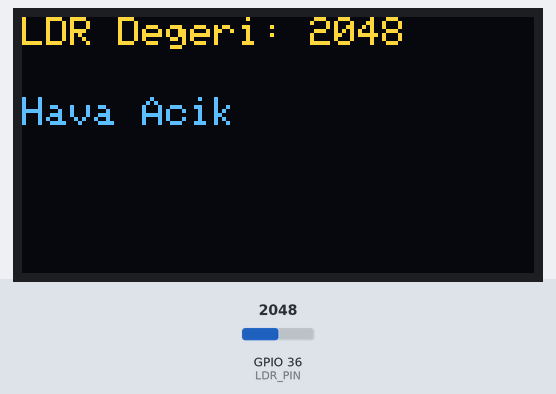
Simulated run of this sketch. Board: ESP32. On the bench: 128×64 one-colour display. The inputs (shaded band) are chosen by the test bench; at power-on: GPIO 36 (LDR_PIN) = 2048. The OLED is the two-colour kind (top 16 rows yellow).

Above: at 1.8 s.
1.9 s: GPIO 36 (LDR_PIN) set to 2866
At 2.6 s:
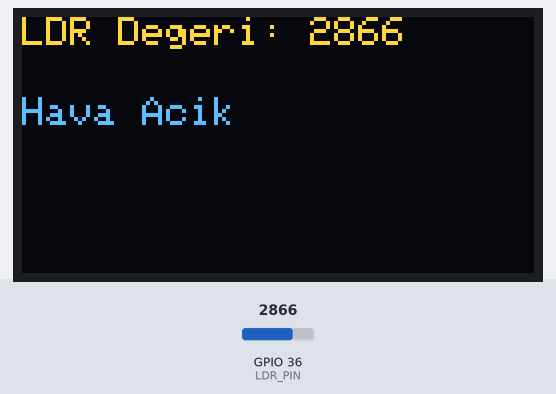
3.6 s: GPIO 36 (LDR_PIN) set to 109
At 4.8 s:
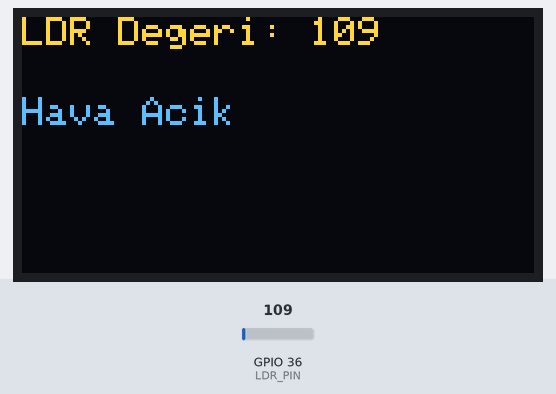
5.6 s: GPIO 36 (LDR_PIN) set to 100
At 7.0 s:
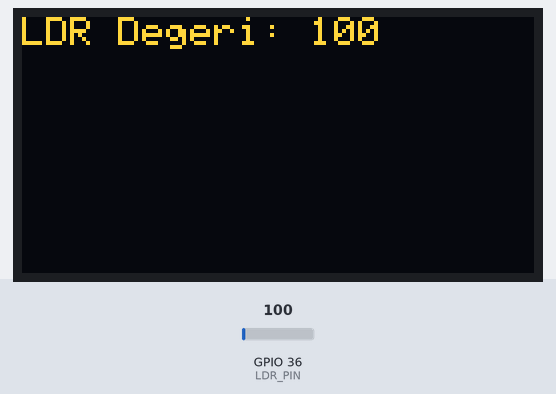
7.7 s: GPIO 36 (LDR_PIN) set to 0
At 9.2 s:
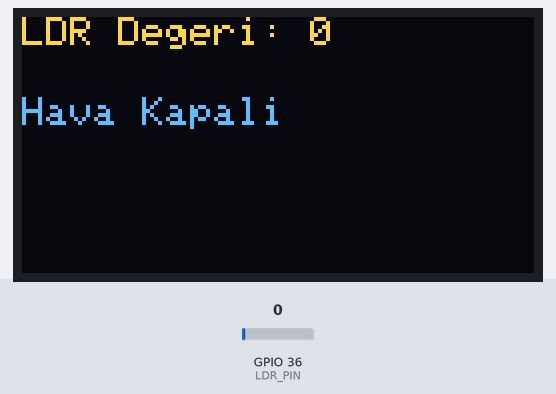
Timing chart, 0 to 10.7 s (numbered marks = the images above; inputs shaded):
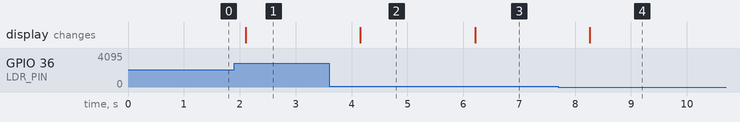

The sketch:

08.ledEkranaLdrYorumla.ino
```cpp
#include <Wire.h>                   // I2C bağlantı kütüphanesini yükle
#include <Adafruit_GFX.h>           // Ekrana şekil çizimi için kütüphane yükle
#include <Adafruit_SSD1306.h>       // Ekrana yazı yazma için kütüphane yükle

#define SCREEN_WIDTH 128            // Ekran genişiliğini belirle
#define SCREEN_HEIGHT 64            // Ekran yüksekliğini belirle

// SDA ve SCL pinlerini tanımla
#define SDA_PIN 12
#define SCL_PIN 14

// LDR pinini tanımla
#define LDR_PIN A0                  // Analog pinler daima input olduğundan, setup'ta pinMode ile çalışma türünü belirtmeye gerek kalmaz

// OLED ekranını başlat
Adafruit_SSD1306 display(SCREEN_WIDTH, SCREEN_HEIGHT, &Wire, -1);

void setup() {
  // I2C bağlantısını başlat
  Wire.begin(SDA_PIN, SCL_PIN);

  // OLED ekranını başlat
  if(!display.begin(SSD1306_SWITCHCAPVCC, 0x3C)) {
    Serial.println(F("SSD1306 başlatılamadı!"));
    while(true);
  }

  // Ekranı temizle
  display.clearDisplay();
  // Yazı tipi boyutunu ayarla
  display.setTextSize(1);
  display.setTextColor(SSD1306_WHITE);
}

void loop() {
  int ldrValue = analogRead(LDR_PIN);

  // Ekranı temizle
  display.clearDisplay();

  // Yazı tipi boyutunu ayarla
  display.setTextSize(1);
  display.setTextColor(SSD1306_WHITE);

  // LDR değerini ekrana yaz
  display.setCursor(0, 0);
  display.print("LDR Degeri: ");
  display.println(ldrValue);

  // Aydınlığa göre hava durumu mesajını ekrana yaz
  if (ldrValue > 100) {
    display.setCursor(0, 20);
    display.println("Hava Acik");
  } else if (ldrValue < 99) {
    display.setCursor(0, 20);
    display.println("Hava Kapali");
  }

  // Ekranda göster
  display.display();

  // Bekleme
  delay(1000);
}
```

Measured:
- the behaviour switches between 101 and 100 on GPIO 36 (LDR_PIN) (found by bisection; images 2 and 3)
- after the input at 1.9 s, the display: changes after 0.21 s (image 1)
- after the input at 3.6 s, the display: changes after 0.56 s (image 2)
- after the input at 5.6 s, the display: changes after 0.61 s (image 3)
- after the input at 7.7 s, the display: changes after 0.56 s (image 4)
